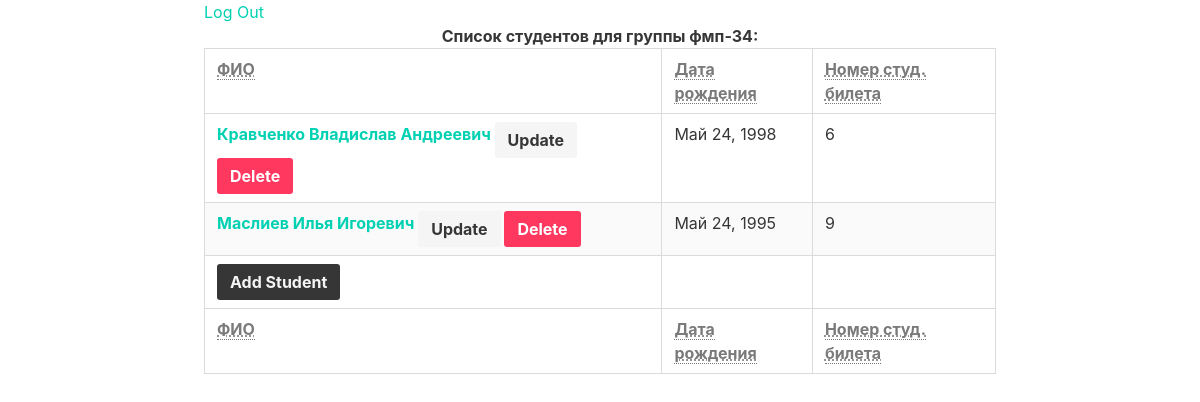
/groups/фмп-34 (signed in), run on the app's committed database.
### datatable/models.py (models this page shows, shortened)
class Student(models.Model):
    full_name = models.CharField(max_length=255)
    birthday = models.DateField()
    studygroup = models.ForeignKey(StudyGroup, related_name='students')
    def get_absolute_url(self):
        return reverse('datatable_student_detail',
                       kwargs={'id': self.id})
    def get_update_url(self):
        return reverse('datatable_student_update',
                       kwargs={'id': self.id})
    def get_delete_url(self):
        return reverse('datatable_student_delete',
                       kwargs={'id': self.id})

### datatable/views.py (called while the page is built)
    def get_queryset(self):
        self.studygroup = get_object_or_404(
            StudyGroup, slug=self.kwargs['slug'])
        return Student.objects.filter(studygroup=self.studygroup)

    def get_context_data(self, **kwargs):
        context = super(StudentList, self).get_context_data(**kwargs)
        context['title'] = self.kwargs['slug']
        return context

### datatable/templates/datatable/student_list.html
{% extends parent_template|default:"datatable/base_datatable.html" %}
{% block content %}
    <table class="table is-bordered is-striped">
        <caption>
            <b>Список студентов для группы {{ title }}:</b>
        </caption>
        <thead>
            <tr>
                <th><abbr title="Full Name">ФИО</abbr></th>
                <th><abbr title="Birthday">Дата рождения</abbr></th>
                <th><abbr title="Student Id">Номер студ. билета</abbr></th>
            </tr>
        </thead>
        <tfoot>
            <tr>
                <th><abbr title="Full Name">ФИО</abbr></th>
                <th><abbr title="Birthday">Дата рождения</abbr></th>
                <th><abbr title="Student Id">Номер студ. билета</abbr></th>
            </tr>
        </tfoot>
        <tbody>
            {% for student in students %}
            <tr>
                <th><a href="{{ student.get_absolute_url }}">{{ student.full_name }}</a>
                    {% if perms.datatable.change_student %}
                        <a class="button is-light" href="{{ student.get_update_url }}">Update</a>
                    {% endif %}
                    {% if perms.datatable.delete_student %}
                        <a class="button is-danger" href="{{ student.get_delete_url }}">Delete</a></th>
                    {% endif %}
                <td>{{ student.birthday }}</td>
                <td>{{ student.id }}</td>
            </tr>
            {% empty %}
                <p><em>No Students Available</em></p>
            {% endfor %}
            {% if perms.datatable.add_student %}
            <tr>
                <th><a class="button is-dark" href="{% url 'datatable_student_create' %}">Add Student</a></th>
                <td></td>
                <td></td>
            </tr>
            {% endif %}
        </tbody>
    </table>
{% endblock %}

### data on the page
Student: full_name "Кравченко Владислав Андреевич", birthday "Май 24, 1998", id "6"
Student: full_name "Маслиев Илья Игоревич", birthday "Май 24, 1995", id "9"

### other printed values
{{ title }} "фмп-34"
